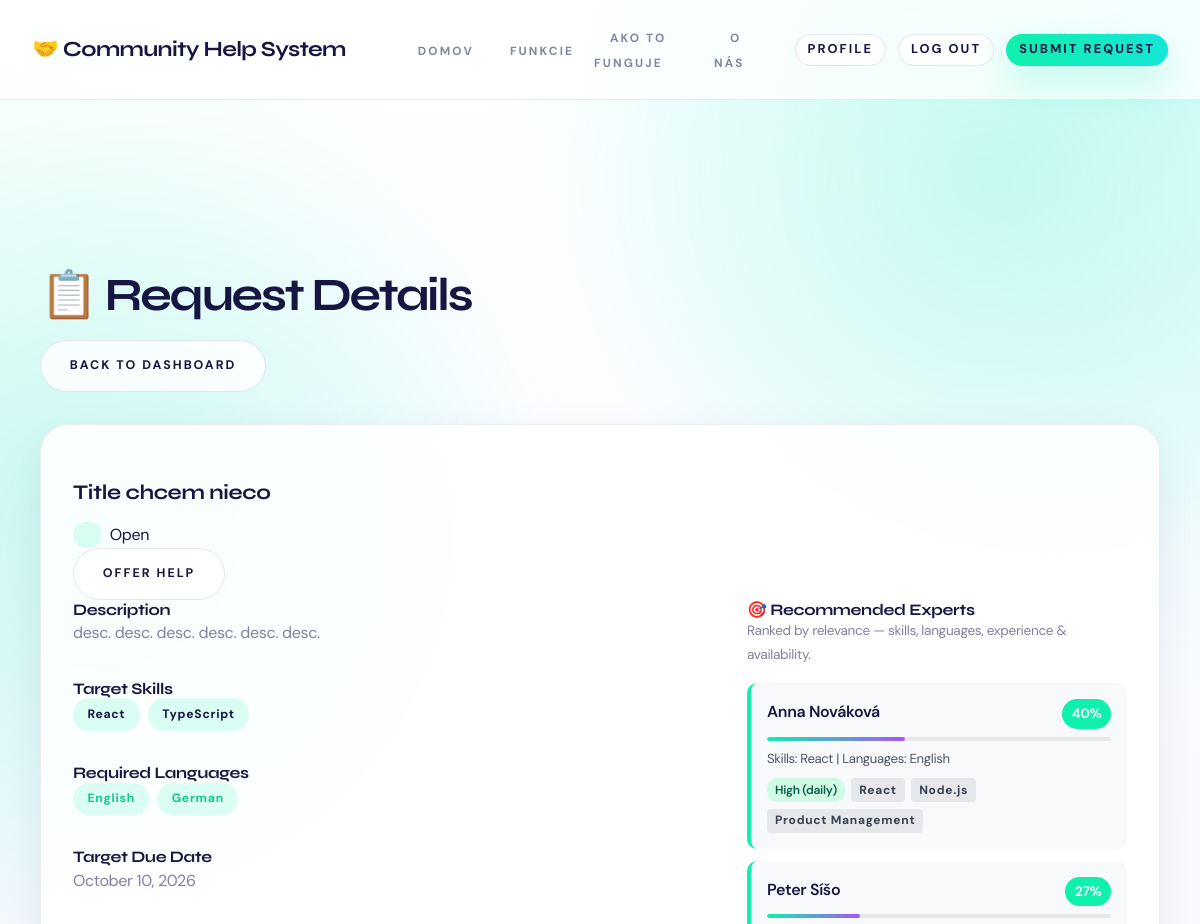
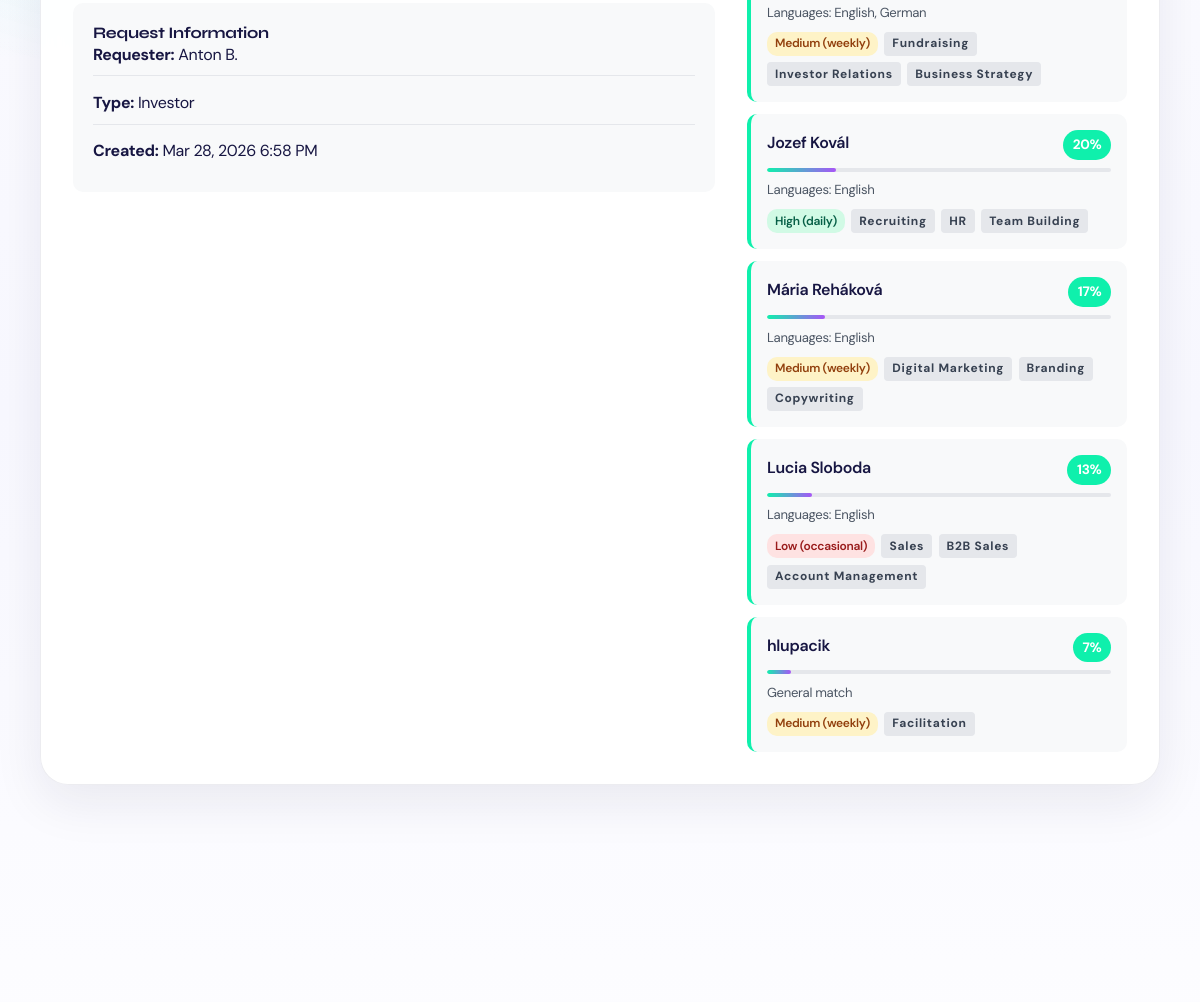
Page /request/29/ (signed in, upper part) on the earlier database version (2 pictures, top to bottom).
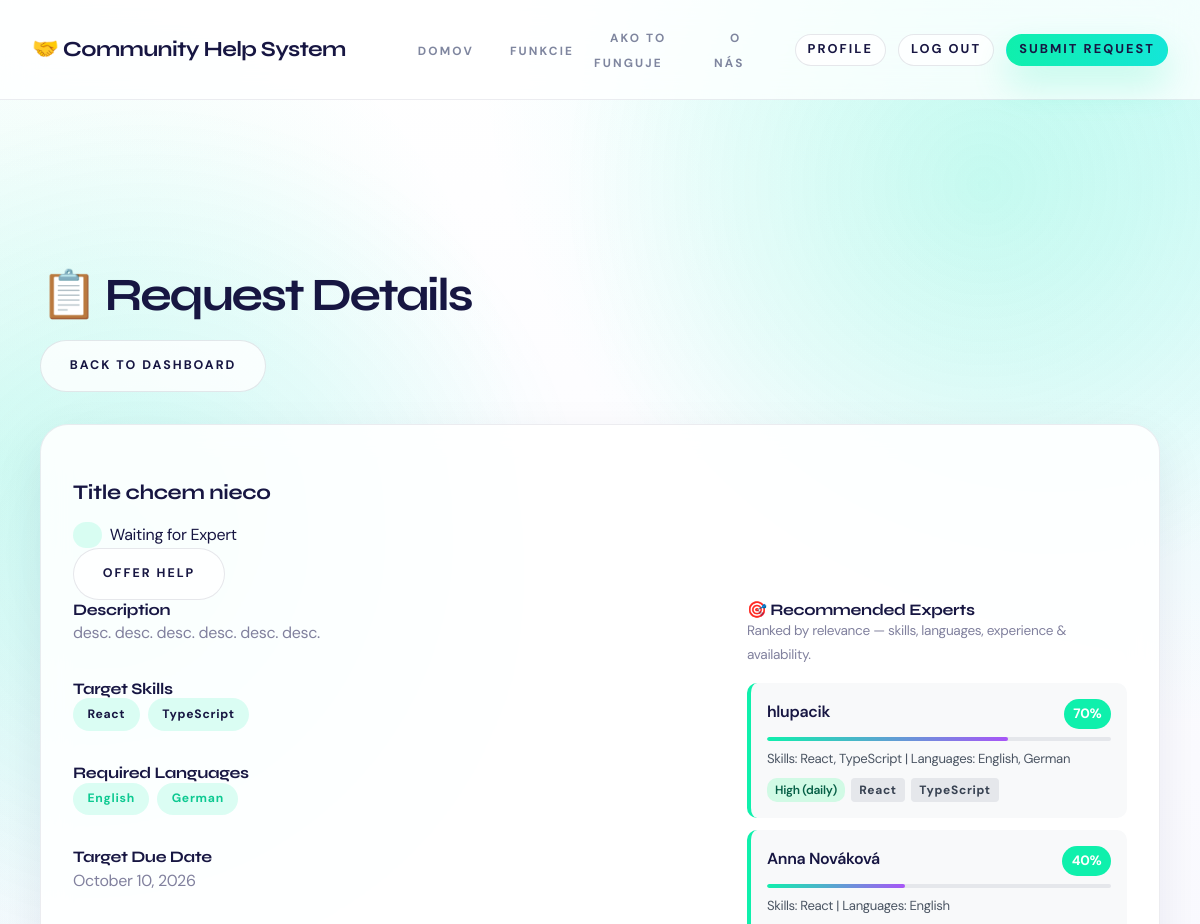
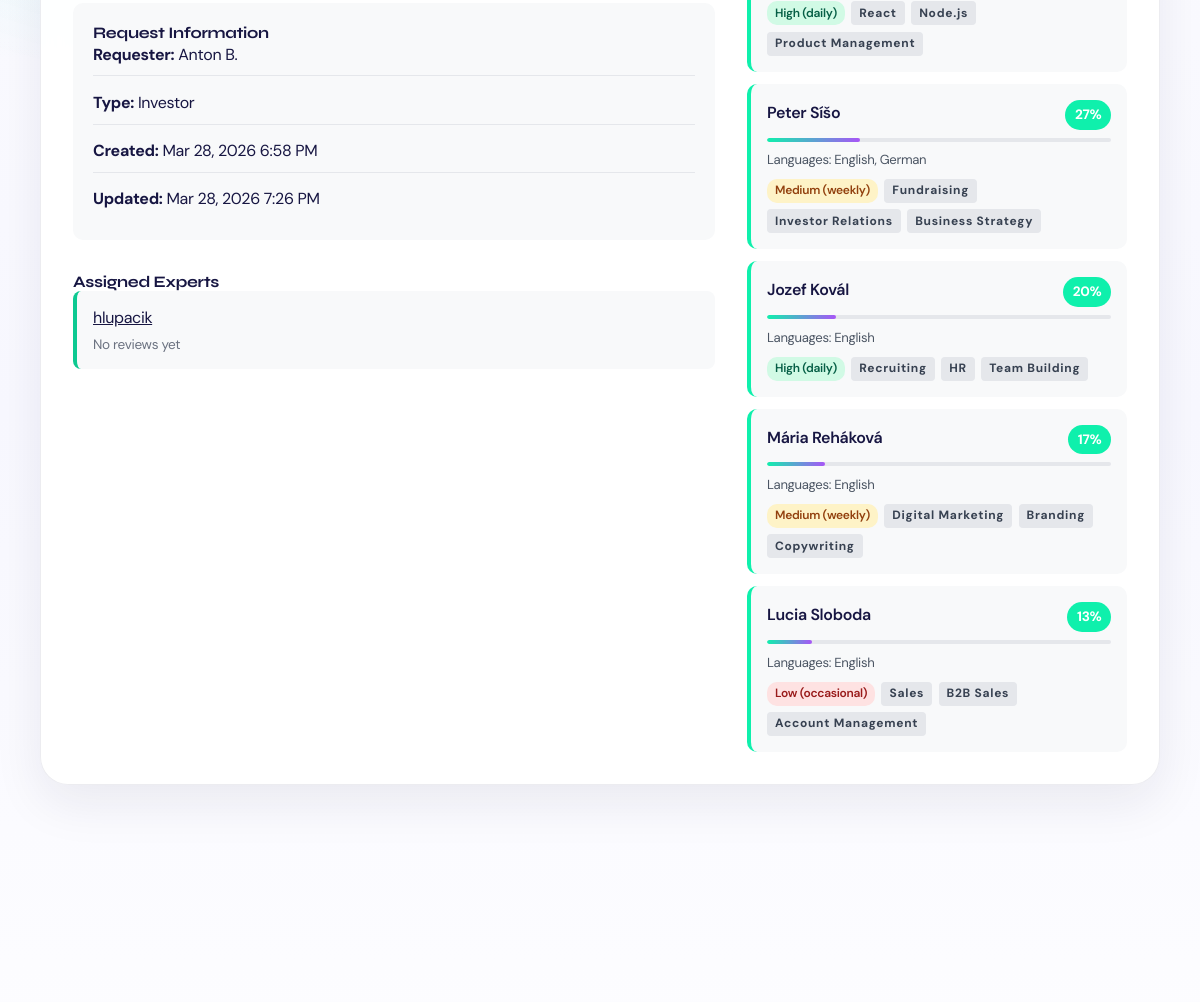
Same page on the later database version (2 pictures, top to bottom).
### server/models.py (models this page shows, shortened)
class Request(models.Model):
    STATUS_CHOICES = [
        ('open', 'Open'),
        ('in_review', 'In Review'),
        ('waiting_expert', 'Waiting for Expert'),
        ('in_progress', 'In Progress'),
        ('resolved', 'Resolved'),
        ('rejected', 'Rejected'),
    ]
    PRIORITY_CHOICES = [
        ('low', 'Low'),
        ('medium', 'Medium'),
        ('high', 'High'),
        ('critical', 'Critical'),
    ]
    REQUESTER_TYPE_CHOICES = [
        ('corporate', 'Corporate'),
        ('startup', 'Startup'),
        ('investor', 'Investor'),
        ('service_provider', 'Service Provider'),
        ('community_member', 'Community Member'),
    ]
    EXPERIENCE_LEVEL_CHOICES = [
        ('junior', 'Junior'),
        ('mid', 'Mid'),
        ('senior', 'Senior'),
        ('lead', 'Lead'),
    ]
    title = models.CharField(max_length=200)
    description = models.TextField()
    is_corporate = models.BooleanField(default=False)
    company_name = models.CharField(max_length=255, blank=True)
    company_email = models.EmailField(blank=True)
    due_date = models.DateField(null=True, blank=True)
    target_skills = models.ManyToManyField(Skill, blank=True, related_name='target_requests')
    required_languages = models.ManyToManyField(Language, blank=True, related_name='required_by_requests')
    target_experience = models.CharField(max_length=20, choices=EXPERIENCE_LEVEL_CHOICES, blank=True)
    requester_name = models.CharField(max_length=200)
    requester_email = models.EmailField()
    requester_phone = models.CharField(max_length=20, blank=True)
    requester_type = models.CharField(
        max_length=20,
        choices=REQUESTER_TYPE_CHOICES,
        default='community_member'
    )
    category = models.ForeignKey(Category, on_delete=models.SET_NULL, null=True)
    priority = models.CharField(
        max_length=20,
        choices=PRIORITY_CHOICES,
        default='medium'
    )
    status = models.CharField(
        max_length=20,
        choices=STATUS_CHOICES,
        default='open'
    )
    value_score = models.IntegerField(
        default=5,
        help_text='Impact score (1-10)'
    )
    reviewed_by = models.ForeignKey(
        User,
        on_delete=models.SET_NULL,
        null=True,
        blank=True,
        related_name='reviewed_requests'
    )
    review_notes = models.TextField(blank=True)
    submitted_by = models.ForeignKey(
        User,
        on_delete=models.SET_NULL,
        null=True,
        blank=True,
        related_name='submitted_requests'
    )
    assigned_experts = models.ManyToManyField(
        Expert,
        blank=True,
        related_name='assigned_requests'
    )
    offered_experts = models.ManyToManyField(
        Expert,
        blank=True,
        related_name='offered_requests',
        help_text='Experts who offered to help but are not assigned yet'
    )
    created_at = models.DateTimeField(auto_now_add=True)
    updated_at = models.DateTimeField(auto_now=True)
    is_resolved_by_creator = models.BooleanField(
        default=False,
        help_text='Whether the request creator has marked this as resolved/done'
    )
    creator_resolved_at = models.DateTimeField(
        null=True,
        blank=True,
        help_text='Timestamp when creator marked the request as done'
    )
    completed_by_expert = models.ForeignKey(
        Expert,
        on_delete=models.SET_NULL,
        null=True,
        blank=True,
        related_name='completed_requests',
        help_text='Expert selected by creator as the one who completed this request'
    )
    resolved_at = models.DateTimeField(null=True, blank=True)
    resolution_notes = models.TextField(blank=True)
    class Meta:
        ordering = ['-created_at']

class Skill(models.Model):
    name = models.CharField(max_length=100, unique=True)
    class Meta:
        verbose_name = 'Skill'
        verbose_name_plural = 'Skills'

class Language(models.Model):
    name = models.CharField(max_length=80, unique=True)
    class Meta:
        verbose_name = 'Language'
        verbose_name_plural = 'Languages'

class Expert(models.Model):
    AVAILABILITY_CHOICES = [
        ('high', 'High (daily)'),
        ('medium', 'Medium (weekly)'),
        ('low', 'Low (occasional)'),
    ]
    user = models.OneToOneField(User, on_delete=models.CASCADE)
    bio = models.TextField(blank=True)
    skills = models.ManyToManyField(Skill, blank=True, related_name='experts')
    languages = models.ManyToManyField(Language, blank=True, related_name='experts')
    work_experience = models.TextField(blank=True, help_text='Work experience highlights')
    rating = models.FloatField(default=0.0, help_text='Average user rating (0-5)')
    rating_count = models.IntegerField(default=0, help_text='Number of ratings')
    availability = models.CharField(
        max_length=20,
        choices=AVAILABILITY_CHOICES,
        default='medium'
    )
    is_busy = models.BooleanField(default=False, help_text='Whether expert is currently assigned to an active task')
    karma_points = models.IntegerField(default=0, help_text='Karma points earned for completed help')
    help_provided = models.IntegerField(default=0, help_text='Number of help contributions')
    profile_image = models.ImageField(upload_to='experts/', blank=True)
    created_at = models.DateTimeField(auto_now_add=True)

### server/views.py (the view, shortened to what this page needs)
# urls.py: path('request/<int:request_id>/', views.request_detail, name='request_detail'),
@login_required
def request_detail(request, request_id):
    req = get_object_or_404(Request, id=request_id)
    admin_view = request.user.is_authenticated and is_admin_user(request.user)
    can_offer_help = False
    has_offered_help = False
    is_assigned_here = False
    if not admin_view:
        try:
            expert = request.user.expert
            can_offer_help = req.status in ACTIVE_REQUEST_STATUSES
            has_offered_help = req.offered_experts.filter(id=expert.id).exists()
            is_assigned_here = req.assigned_experts.filter(id=expert.id).exists()
        except Expert.DoesNotExist:
            pass
    recommended_experts = compute_expert_recommendations(req, limit=6)
    already_assigned_ids = set(req.assigned_experts.values_list('id', flat=True))
    busy_elsewhere_ids = set(
        Expert.objects.filter(
            assigned_requests__status__in=ACTIVE_REQUEST_STATUSES
        ).exclude(
            assigned_requests=req
        ).values_list('id', flat=True)
    )
    for rec in recommended_experts:
        rec['is_assigned_here'] = rec['expert'].id in already_assigned_ids
        rec['is_busy'] = rec['expert'].id in busy_elsewhere_ids
    return render(request, 'request_detail.html', {
        'request': req,
        'recommended_experts': recommended_experts,
        'can_offer_help': can_offer_help,
        'has_offered_help': has_offered_help,
        'is_assigned_here': is_assigned_here,
        'is_admin': admin_view,
    })

### server/templates/request_detail.html (shortened to what this page needs)
{% extends "base.html" %}
{% block content %}
<div class="container">
    <section class="section">
        <div class="d-flex justify-between align-center mb-4">
            <h1>📋 Request Details</h1>
            <a href="{% url 'dashboard' %}" class="btn btn-outline">Back to Dashboard</a>
        </div>
        <div class="card">
            <div class="card-header">
                <div class="d-flex justify-between align-center">
                    <div>
                        <h3 class="mb-1">{{ request.title }}</h3>
                        <div class="request-meta">
                            <span class="badge badge-primary">{{ request.get_category_display }}</span>
                            <span class="status-badge status-{{ request.status }}">
                                {{ request.get_status_display }}
                            </span>
                        </div>
                    </div>
                    {% if is_assigned_here %}
                    <span class="badge badge-success">✓ Assigned to this request</span>
                    {% elif can_offer_help and not has_offered_help %}
                    <form method="post" class="inline">
                        <button type="submit" class="btn btn-outline" name="offer_help" value="1">Offer help</button>
                    </form>
                    {% elif has_offered_help %}
                    <span class="badge badge-warning">Offer sent to admin</span>
                    {% endif %}
                </div>
            </div>
            <div class="card-body">
                <div class="detail-two-col">
                    <div class="detail-left">
                        <h4>Description</h4>
                        <p class="mb-4">{{ request.description }}</p>
                        {% if request.target_skills.all %}
                        <h4>Target Skills</h4>
                        <div class="skill-tags mb-4">
                            {% for skill in request.target_skills.all %}
                                <span class="badge badge-primary">{{ skill.name }}</span>
                            {% endfor %}
                        </div>
                        {% endif %}
                        {% if request.required_languages.all %}
                        <h4>Required Languages</h4>
                        <div class="skill-tags mb-4">
                            {% for language in request.required_languages.all %}
                                <span class="badge badge-success">{{ language.name }}</span>
                            {% endfor %}
                        </div>
                        {% endif %}
                        {% if request.due_date %}
                        <h4>Target Due Date</h4>
                        <p class="mb-4">{{ request.due_date|date:"F j, Y" }}</p>
                        {% endif %}
                        <div class="request-sidebar">
                            <h4>Request Information</h4>
                            <div class="info-item">
                                <strong>Requester:</strong> {{ request.requester_name }}
                            </div>
                            <div class="info-item">
                                <strong>Type:</strong> {{ request.get_requester_type_display }}
                            </div>
                            <div class="info-item">
                                <strong>Created:</strong> {{ request.created_at|date:"M j, Y g:i A" }}
                            </div>
                            {% if request.updated_at != request.created_at %}
                            <div class="info-item">
                                <strong>Updated:</strong> {{ request.updated_at|date:"M j, Y g:i A" }}
                            </div>
                            {% endif %}
                        </div>
                        {% if request.assigned_experts.all %}
                        <div class="mt-4">
                            <h4>Assigned Experts</h4>
                            <div class="assigned-experts">
                                {% for expert in request.assigned_experts.all %}
                                <div class="expert-item d-flex justify-between align-center">
                                    <div>
                                        <div class="expert-name">
                                            <a href="{% url 'user_profile' expert.id %}">{{ expert.user.get_full_name|default:expert.user.username }}</a>
                                        </div>
                                        <div class="expert-rating">
                                            {% if expert.rating_count > 0 %}
                                                ⭐ {{ expert.average_rating }} ({{ expert.rating_count }} reviews)
                                            {% else %}
                                                No reviews yet
                                            {% endif %}
                                        </div>
                                    </div>
                                </div>
                                {% endfor %}
                            </div>
                        </div>
                        {% endif %}
                    </div>
                    <div class="detail-right">
                        {% if recommended_experts %}
                        <div class="rec-experts-panel">
                            <h4>🎯 Recommended Experts</h4>
                            <p class="text-muted" style="font-size:0.85rem;margin-bottom:1rem;">Ranked by relevance — skills, languages, experience &amp; availability.</p>
                            <div class="rec-experts-list">
                                {% for rec in recommended_experts %}
                                <div class="rec-expert-card">
                                    <div class="rec-expert-header">
                                        <div class="rec-expert-info">
                                            <strong class="rec-expert-name">
                                                <a href="{% url 'user_profile' rec.expert.id %}">{{ rec.expert.user.get_full_name|default:rec.expert.user.username }}</a>
                                            </strong>
                                        </div>
                                        <div class="rec-score-badge">{{ rec.score }}%</div>
                                    </div>
                                    <div class="rec-match-bar">
                                        <div class="rec-match-fill" data-score="{{ rec.score }}"></div>
                                    </div>
                                    {% if rec.reasoning %}
                                    <div class="rec-reasoning">{{ rec.reasoning }}</div>
                                    {% endif %}
                                    <div class="rec-meta">
                                        <span class="avail-badge avail-{{ rec.expert.availability }}">{{ rec.expert.get_availability_display }}</span>
                                        {% for skill in rec.expert.skills.all|slice:":3" %}
                                        <span class="badge badge-light">{{ skill.name }}</span>
                                        {% endfor %}
                                    </div>
                                </div>
                                {% endfor %}
                            </div>
                        </div>
                        {% endif %}
                    </div>
                </div>
            </div>
        </div>
    </section>
</div>
{% endblock %}

### server/templates/base.html (shortened to what this page needs)
<!DOCTYPE html>
<html lang="sk">
<head>
</head>
<body>
    <header>
        <nav class="navbar">
            <a href="{% url 'index' %}" class="logo">
                🤝 Community Help System
            </a>
            <ul class="nav-links">
                <li><a href="{% url 'index' %}">Domov</a></li>
                <li><a href="{% url 'features' %}">Funkcie</a></li>
                <li><a href="{% url 'how_it_works' %}">Ako to funguje</a></li>
                <li><a href="{% url 'about' %}">O nás</a></li>
            </ul>
            <div class="nav-buttons">
                {% if user.is_authenticated %}
                    <a href="{% url 'edit_profile' %}" class="btn btn-sm btn-outline">Profile</a>
                    <a href="{% url 'logout' %}" class="btn btn-sm btn-outline">Log out</a>
                    <a href="{% url 'submit_request' %}" class="btn btn-sm">Submit Request</a>
                {% else %}
                    <a href="{% url 'login' %}" class="btn btn-sm btn-outline">Log in</a>
                    <a href="{% url 'register' %}" class="btn btn-sm btn-outline">Register</a>
                    <a href="{% url 'login' %}" class="btn btn-sm">Submit Request</a>
                {% endif %}
            </div>
        </nav>
    </header>
    <main>
        {% block content %}{% endblock %}
    </main>
</body>
</html>

Differences in the rows shown:
changed Request "Title chcem nieco": status "Open" → "Waiting for Expert"; updated_at (not shown) → "Mar 28, 2026 7:26 PM"
now on one of the page's lists (row edited): Expert: user.get_full_name "hlupacik"
changed Expert "hlupacik": loses Skill (name "Facilitation"); score "7" → "70"; reasoning "General match" → "Skills: React, TypeScript | Languages: English, German"; availability "medium" → "high" (drawn); expert.availability "Medium (weekly)" → "High (daily)"; gains Skill (name "React"); gains Skill (name "TypeScript"); moves up the list
Other differences:
text now shown: "Updated: Assigned Experts"
